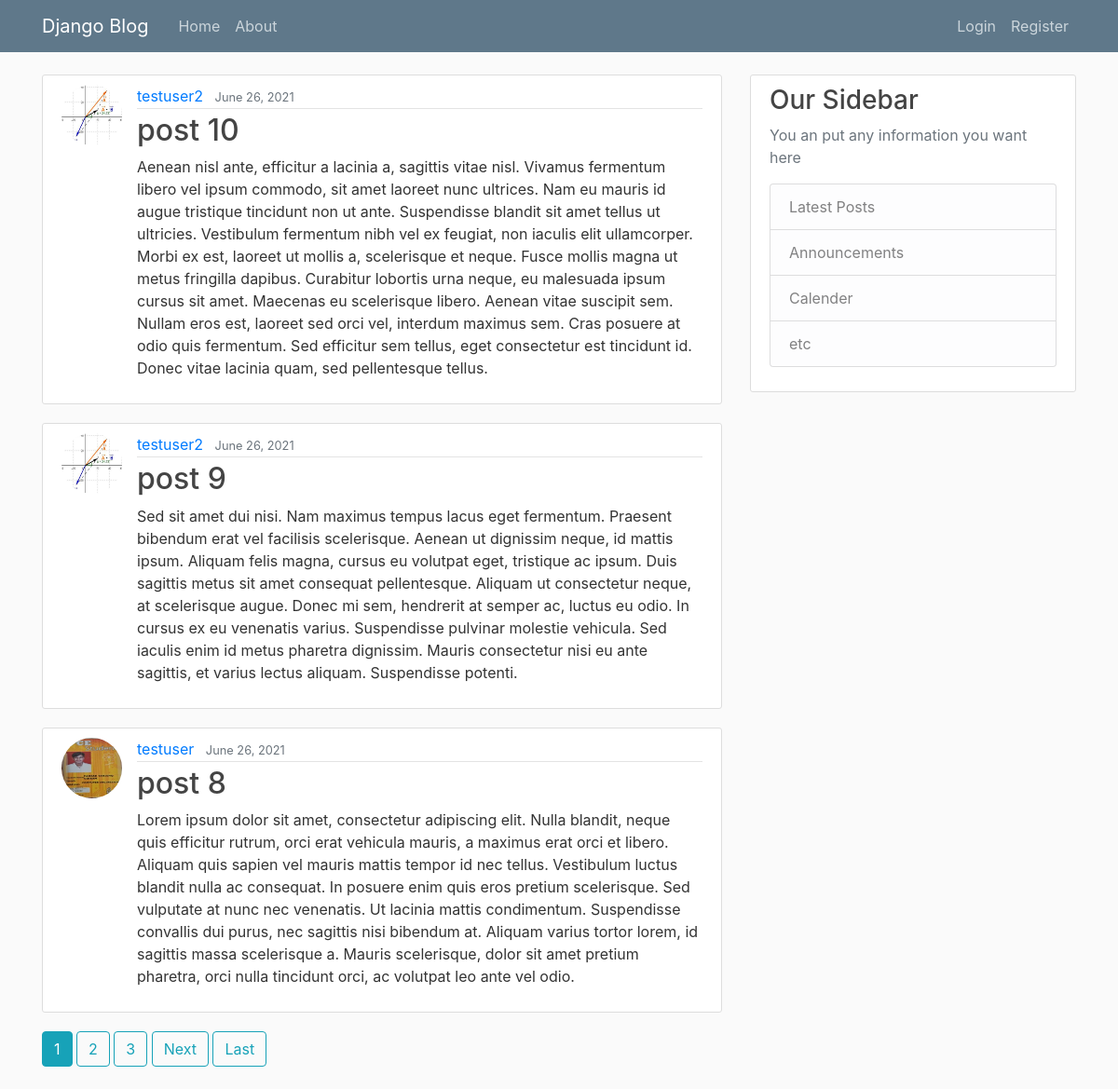
The page / on the database its author committed.
### blog/models.py (models this page shows, shortened)
class Post(models.Model):
    title = models.CharField(max_length=100)
    content = models.TextField()
    day_posted = models.DateTimeField(default=timezone.now)
    author = models.ForeignKey(User, on_delete=models.CASCADE)

### users/models.py (models this page shows, shortened)
class Profile(models.Model):
    user = models.OneToOneField(User, on_delete=models.CASCADE)
    image = models.ImageField(default='default.jpg', upload_to='profile_pics')

### blog/views.py (the view)
# urls.py: path("", PostListView.as_view(), name="blog-home"),
class PostListView(ListView):
    model = Post
    template_name = 'blog/home.html'
    context_object_name = 'posts'
    ordering = ['-day_posted']
    paginate_by = 3

### blog/templates/blog/home.html (shortened to what this page needs)
{% extends 'blog/base.html' %}
{% block content %}
    {% for post in posts %}
        <article class="media content-section">
            <img class="rounded-circle article-img" src="{{ post.author.profile.image.url }}">
          <div class="media-body">
            <div class="article-metadata">
              <a class="mr-2" href="{% url 'user-posts' post.author.username %}">{{ post.author }}</a>
              <small class="text-muted">{{ post.day_posted|date:"F d, Y" }}</small>
            </div>
            <h2><a class="article-title" href="{% url 'post-detail' post.id %}">{{ post.title }}</a></h2>
            <p class="article-content">{{ post.content }}</p>
          </div>
        </article>
    {% endfor %}
    {% if is_paginated %}
        {% for num in page_obj.paginator.page_range %}
            {% if page_obj.number == num %}
                <a class="btn btn-info mb-4"  href="?page={{ num }}">{{ num }}</a>
            {% elif num > page_obj.number|add:'-3' and num < page_obj.number|add:'3'%}
                <a class="btn btn-outline-info mb-4"  href="?page={{ num }}">{{ num }}</a>
            {% endif %}
        {% endfor %}
        {% if page_obj.has_next %}
            <a class="btn btn-outline-info mb-4"  href="?page={{ page_obj.next_page_number }}">Next</a>
            <a class="btn btn-outline-info mb-4"  href="?page={{ page_obj.paginator.num_pages }}">Last</a>
        {% endif %}
    {% endif %}
{% endblock %}

### blog/templates/blog/base.html (shortened to what this page needs)
{% load static %}
<!DOCTYPE html>
<html lang="en">
<head>
    <link rel="stylesheet" href="https://maxcdn.bootstrapcdn.com/bootstrap/4.0.0/css/bootstrap.min.css">
    <link rel="stylesheet" type="text/css" href="{% static 'blog/main.css' %}">
</head>
<body>
    <header class="site-header">
        <nav class="navbar navbar-expand-md navbar-dark bg-steel fixed-top">
            <div class="container">
                <a class="navbar-brand mr-4" href="{% url 'blog-home' %}">Django Blog</a>
                <div class="collapse navbar-collapse" id="navbarToggle">
                    <div class="navbar-nav mr-auto">
                        <a class="nav-item nav-link" href="{% url 'blog-home' %}">Home</a>
                        <a class="nav-item nav-link" href="{% url 'blog-about' %}">About</a>
                    </div>
                    <div class="navbar-nav">
                        {% if user.is_authenticated %}
                            <a class="nav-item nav-link" href="{% url 'post-create' %}">New Post</a>
                            <a class="nav-item nav-link" href="{% url 'profile' %}">Profile</a>
                            <a class="nav-item nav-link" href="{% url 'logout' %}">Logout</a>
                        {% else %}
                            <a class="nav-item nav-link" href="{% url 'login' %}">Login</a>
                            <a class="nav-item nav-link" href="{% url 'register' %}">Register</a>
                        {% endif %}
                    </div>
                </div>
            </div>
        </nav>
    </header>
    <main role="main" class="container">
        <div class="row">
            <div class="col-md-8">
                {% block content %}{% endblock %}
            </div>
            <div class="col-md-4">
                <div class="content-section">
                    <h3>Our Sidebar</h3>
                    <p class="text-muted">You an put any information you want here
                        <ul class="list-group">
                    <li class="list-group-item list-group-item-light">Latest Posts</li>
                    <li class="list-group-item list-group-item-light">Announcements</li>
                    <li class="list-group-item list-group-item-light">Calender</li>
                    <li class="list-group-item list-group-item-light">etc</li>
                        </ul>
                    </p>
                </div>
            </div>
        </div>
    </main>
</body>
</html>

### blog/static/blog/main.css (style rules this page uses)
body { background: #fafafa; color: #333333; margin-top: 5rem; }
h1, h2, h3, h4, h5, h6 { color: #444444; }
ul { margin: 0; }
.bg-steel { background-color: #5f788a; }
.site-header .navbar-nav .nav-link { color: #cbd5db; }
.content-section { background: #ffffff; padding: 10px 20px; border: 1px solid #dddddd; border-radius: 3px; margin-bottom: 20px; }
.article-title { color: #444444; }
.article-content { white-space: pre-line; }
.article-img { height: 65px; width: 65px; margin-right: 16px; }
.article-metadata { padding-bottom: 1px; margin-bottom: 4px; border-bottom: 1px solid #e3e3e3 }

### rows shown on the page
Post: author.profile.image (picture), author "testuser2", day_posted "June 26, 2021", title "post 10", content "Aenean nisl ante, efficitur a lacinia a, sagittis vitae nisl. Vivamus fermentum libero vel ipsum commodo, sit amet laoreet nunc ultrices. Nam eu mauris id augue tristique tincidunt non ut ante. Suspendisse blandit sit amet tellus ut ultricies. Vestibulum fermentum nibh vel ex feugiat, non iaculis elit ullamcorper. Morbi ex est, laoreet ut mollis a, scelerisque et neque. Fusce mollis magna ut metus fringilla dapibus. Curabitur lobortis urna neque, eu malesuada ipsum cursus sit amet. Maecenas eu scelerisque libero. Aenean vitae suscipit sem. Nullam eros est, laoreet sed orci vel, interdum maximus sem. Cras posuere at odio quis fermentum. Sed efficitur sem tellus, eget consectetur est…"
Post: author.profile.image (picture), author "testuser2", day_posted "June 26, 2021", title "post 9", content "Sed sit amet dui nisi. Nam maximus tempus lacus eget fermentum. Praesent bibendum erat vel facilisis scelerisque. Aenean ut dignissim neque, id mattis ipsum. Aliquam felis magna, cursus eu volutpat eget, tristique ac ipsum. Duis sagittis metus sit amet consequat pellentesque. Aliquam ut consectetur neque, at scelerisque augue. Donec mi sem, hendrerit at semper ac, luctus eu odio. In cursus ex eu venenatis varius. Suspendisse pulvinar molestie vehicula. Sed iaculis enim id metus pharetra dignissim. Mauris consectetur nisi eu ante sagittis, et varius lectus aliquam. Suspendisse potenti."
Post: author.profile.image (picture), author "testuser", day_posted "June 26, 2021", title "post 8", content "Lorem ipsum dolor sit amet, consectetur adipiscing elit. Nulla blandit, neque quis efficitur rutrum, orci erat vehicula mauris, a maximus erat orci et libero. Aliquam quis sapien vel mauris mattis tempor id nec tellus. Vestibulum luctus blandit nulla ac consequat. In posuere enim quis eros pretium scelerisque. Sed vulputate at nunc nec venenatis. Ut lacinia mattis condimentum. Suspendisse convallis dui purus, nec sagittis nisi bibendum at. Aliquam varius tortor lorem, id sagittis massa scelerisque a. Mauris scelerisque, dolor sit amet pretium pharetra, orci nulla tincidunt orci, ac volutpat leo ante vel odio."

### other values the page prints
{{ num }} "1"
{{ num }} "2" "3"
